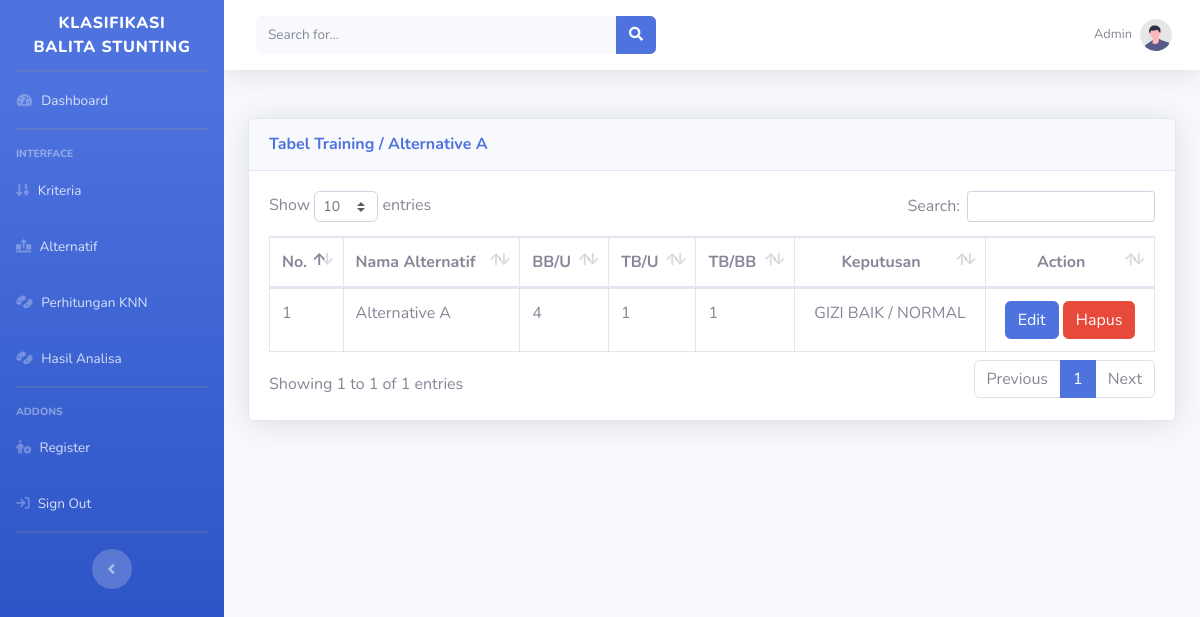
/admin/training.php?id_alternatif=A01 (signed in), run on an earlier commit of the app's database.
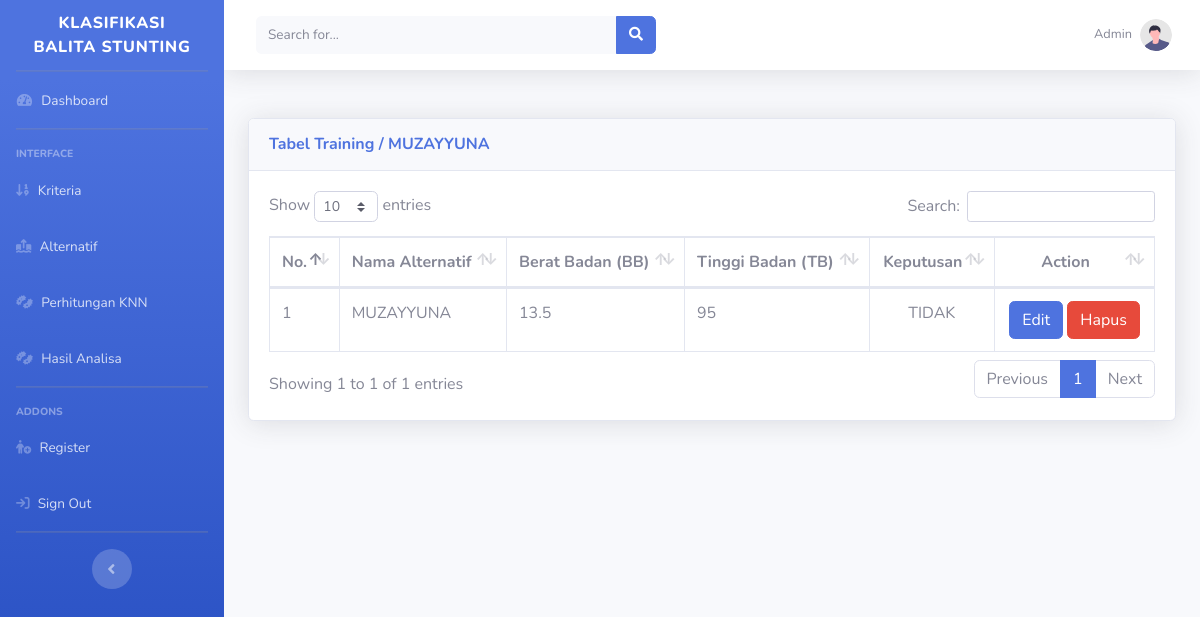
And on a later commit of the database.
### tables this page shows
CREATE TABLE `tb_alternatif` (
  `id_alternatif` varchar(11) NOT NULL,
  `nama_alternatif` varchar(50) NOT NULL,
  `keputusan_training` varchar(50) NOT NULL,
  `distance` double NOT NULL,
  `rangking` int(11) NOT NULL,
  `pilihan` varchar(20) NOT NULL
);

CREATE TABLE `tb_kriteria` (
  `id_kriteria` varchar(11) NOT NULL,
  `nama_kriteria` varchar(50) NOT NULL,
  `keterangan_kriteria` varchar(255) NOT NULL
);

### admin/training.php (the view, shortened to what this page needs)
<?php
include 'header.php';
$data = mysqli_query($db, "SELECT * FROM tb_alternatif WHERE id_alternatif='" . $_GET['id_alternatif'] . "'");
$a = mysqli_fetch_array($data);
?>
<br>
<div class='card shadow mb-2'>
    <div class='card-header py-3'>
        <h6 class='m-0 font-weight-bold text-primary'>Tabel Training / <a
                href="alternatif.php"><?=$a['nama_alternatif'];?></a></h6>
    </div>
    <div class='card-body'>
        <div class='table-responsive'>
            <table class='table table-bordered' id='dataTable' width='100%' cellspacing='0'>
                <thead>
                    <tr>
                        <th>No.</th>
                        <th>Nama Alternatif</th>
                        <?php
$data = mysqli_query($db, "SELECT * FROM tb_kriteria ORDER BY id_kriteria ASC");
while ($a = mysqli_fetch_array($data)) {
    echo "<th>$a[nama_kriteria]</th>";
}
?>
                        <th class="text-center">Keputusan</th>
                        <th class="text-center">Action</th>
                </thead>
                <tbody>
                    <?php
$data = mysqli_query($db, "SELECT * FROM tb_alternatif WHERE id_alternatif='{$_GET['id_alternatif']}' ORDER BY id_alternatif ASC");
$no = 1;
while ($a = mysqli_fetch_array($data)) {
    $nomor = $no++;
    $id = $a['id_alternatif'];
    $nama = $a['nama_alternatif'];
    echo "<tr>
    <td>$nomor</td>";
    echo "<td>$nama</td>";
    $query1 = mysqli_query($db, "SELECT a.nilai_subkriteria AS sub FROM tb_subkriteria a INNER JOIN tb_training b ON a.id_subkriteria = b.id_subkriteria WHERE b.id_alternatif='" . $id . "' ORDER BY b.id_kriteria");
    while ($result1 = mysqli_fetch_array($query1)) {
        echo "<td>$result1[sub]</td>";
    }
    ?>
                    <td class="text-center"><?=$a['keputusan_training']?></td>
                    <td class="text-center">
                        <a href="trainingaksi.php?id_alternatif=<?=$a['id_alternatif'];?>&aksi=ubah"
                            class="btn btn-primary">Edit</a>
                        <a href="trainingproses.php?id_alternatif=<?=$a['id_alternatif'];?>&proses=proseshapus"
                            class="btn btn-danger">Hapus</a>
                    </td>
                    </tr>
                    <?php }?>
                </tbody>
            </table>
        </div>
    </div>
</div>
</div>
<?php
include 'footer.php';
?>

What changed in the data, as far as the page shows it:
removed tb_kriteria: nama_kriteria "TB/BB"
changed tb_alternatif: nama_alternatif "Alternative A" → "MUZAYYUNA"; keputusan_training "GIZI BAIK / NORMAL" → "TIDAK"
changed tb_kriteria: nama_kriteria "BB/U" → "Berat Badan (BB)"
changed tb_kriteria: nama_kriteria "TB/U" → "Tinggi Badan (TB)"
Also different on the page:
new list line: "13.5"
new list line: "95"
list line gone: "4"
list line gone: "1"
